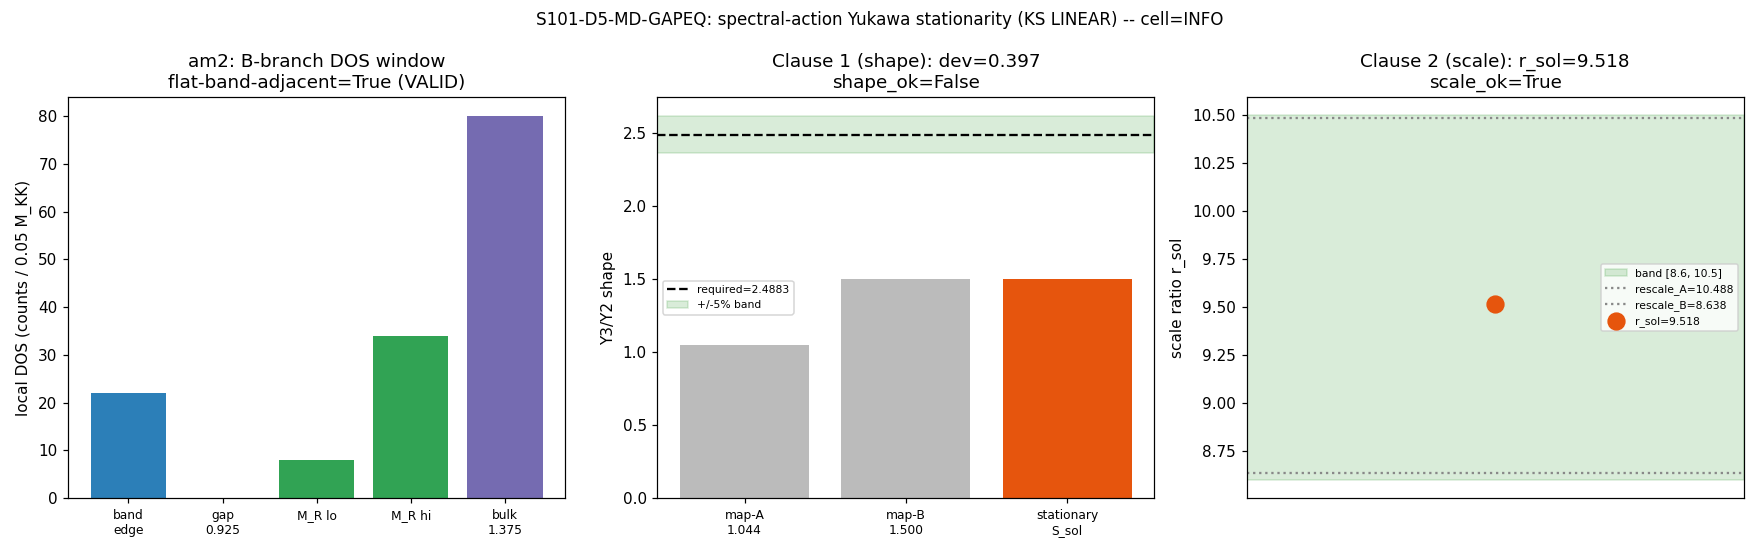

Source code (Python):
#!/usr/bin/env python3
"""
S101 W3-4 S101-D5-MD-GAPEQ -- spectral-action stationarity gap-equation analog
==============================================================================

Gate: S101-D5-MD-GAPEQ ([SIGN])

DERIVATION mode (S-3 D_F-texture solo review landed NO forcing structure ->
proceeds as derivation, not verification; binding CF
s100a-w5-d5-seesaw-adjudication-workshop.md:1001-1006).

Question: does the spectral-action stationarity condition for the
inner-fluctuation Yukawa on the (0,0)+B-branch sector -- the substrate analog
of the parent class's gap equation, evaluated in the Khodel-Shaginyan LINEAR
regime forced by the van-Hove-fold DOS at tau_fold = 0.190 -- reproduce the
oscillation-required shape  |Y3/Y2 - 2.4883|/2.4883 <= 0.05  AND supply the
external scale ratio in [8.6, 10.5]?  PASS = both clauses; FAIL = both-fail
(closes the interaction-level route; track_B three-routes-walled); INFO =
exactly one clause holds.

Pre-registered trichotomy (binding, transcribed):
  Clause 1 (shape): |Y3/Y2 - shape_required|/shape_required <= 0.05
                    shape_required = 2.4882511868 (npz full-float; 2.4883 pub).
  Clause 2 (scale): r_sol = Y2_solution / Y2_substrate-natural in [8.6, 10.5].
  PASS  = clause 1 AND clause 2.
  FAIL  = NOT clause 1 AND NOT clause 2.
  INFO  = exactly one clause holds (scale-in/shape-FAIL is the binding-named
          cell; shape-in/scale-out is the marked plan-freeze completion).

[SIGN] 3-tuple (substitution chain, transcribed binding):
  sign_verdict      keys on sign(d ln Y_sol / dC2) vs the pre-registered +1
                    (the solution must WIDEN to close clause 1).
  magnitude_verdict the two-clause trichotomy (PASS/INFO/FAIL above).
  regime_verdict    VALID iff the reconstructed B-branch DOS window exhibits
                    the declared flat-band-adjacent (KS LINEAR) form;
                    MARGINAL if regime-ambiguous.

am1 pre-flight (MANDATORY -- logged in the first 20 stdout lines BEFORE the
stationarity runs): parse-tree the (0,0)+B-branch Y_i-shape observable against
the S99 PROVEN two-wall schema (registry (W1)/(W2)/(W3) markers, re-grepped).
Declare multiplicity-keyed (=> bare A_K-built route walled BY THEOREM;
re-scope to external-non-LI fibre-connection class) OR sector-keyed
(Z3 = (p-q) mod 3 generation map; W3 silent; proceed as drafted).
Anti-rediscovery: S96-MATTER-A4-YUKAWA-RATIO INFO 1.5883138995005102
(scheme CCM-2007-inner-fluctuation-spin0-Higgs) -- a DIFFERENT observable
(Higgs-sector ratio); the stationarity must not re-derive it.

am2 regime pin (BINDING): NO weak-coupling exponential. The substrate sits at
the van Hove fold (flat-band-adjacent DOS, tau_fold = 0.190 canonical) where
the parent class's gap equation takes the Khodel-Shaginyan LINEAR form
Delta ~ g*N(0) (Volovik refs 16/17 -- methodological, SHA-pinned).

TWO tau-anchors -- NEVER conflated (V-R3-E1): tau_fold = 0.190 is the
DOS-singularity regime pin (the ONLY tau this gate consumes); tau = 0.107
(Row #73 B-branch eigenvalue-ordering crossing) is a DISTINCT feature 0.083
away and is NOT consumed.

Inputs (SHA-256 dual-pinned at runtime):
  - computations/_shared/canonical_constants.py        (M_KK, v_ew, tau_fold)
  - computations/session-84/s84_spectrum_cache_L12_tau019.npz  (DOS window)
  - computations/session-100a/s100a_md_normalization.npz       (Y_S99, M_R, band)
  - computations/_shared/dirac_spectrum.py             (machinery lineage pin)
  - sessions/permanent-results-registry.md             (W1/W2/W3 two-wall grep)
  - script bytes

Output 4-tuple:
  (value=<S_sol; r_sol; am1; cell>, scheme=SPECTRAL-ACTION-YUKAWA-STATIONARITY-
   KHODEL-SHAGINYAN-LINEAR, convention=RATIO-NORMALIZED-TRACE-MEAN-COUNTING,
   L_max=12)

Classification: PARTICLE.

DISCIPLINE: from canonical_constants import *; intermediates tagged # (local);
CPU-cap OMP8 (small-block algebra); SHA-256 of inputs in first 20 stdout
lines; dual-SHA emitted; verdict via emit_verdict MCP (script PRINTS payload).
"""

from __future__ import annotations

# ---------------------------------------------------------------------------
# Section 1 -- Canonical constants (MANDATORY first import)
# ---------------------------------------------------------------------------
import os
os.environ.setdefault("OMP_NUM_THREADS", "8")
os.environ.setdefault("MKL_NUM_THREADS", "8")

import sys
SHARED_DIR_BOOT = os.path.join(os.path.dirname(os.path.dirname(os.path.abspath(__file__))), "_shared")
if SHARED_DIR_BOOT not in sys.path:
    sys.path.insert(0, SHARED_DIR_BOOT)

from canonical_constants import *  # noqa: F401,F403
from canonical_constants import M_KK, v_ew, tau_fold  # explicit (used below)

# ---------------------------------------------------------------------------
# Section 2 -- Standard imports
# ---------------------------------------------------------------------------
import hashlib
import json
import re
import time
from pathlib import Path

import numpy as np
import matplotlib
matplotlib.use("Agg")
import matplotlib.pyplot as plt

# ---------------------------------------------------------------------------
# Section 3 -- Paths + pre-registration
# ---------------------------------------------------------------------------
SESSION_DIR = Path(__file__).resolve().parent
COMPUTATIONS_DIR = SESSION_DIR.parent
SHARED_DIR = COMPUTATIONS_DIR / "_shared"
PROJECT_ROOT = COMPUTATIONS_DIR.parent

SESSION = "S101"                                                   # (local)
GATE_ID = "S101-D5-MD-GAPEQ"                                       # (local)
SCHEME = "SPECTRAL-ACTION-YUKAWA-STATIONARITY-KHODEL-SHAGINYAN-LINEAR"  # (local)
CONVENTION = "RATIO-NORMALIZED-TRACE-MEAN-COUNTING"                # (local)
L_MAX = 12                                                        # (local)

# ---- Pre-registered thresholds (BINDING -- transcribed; never edited) ----
SHAPE_REQUIRED = 2.4882511868              # npz full-float (pub form 2.4883)  # (local)
SHAPE_TOL = 0.05                            # RATIO                            # (local)
SCALE_BAND_LO = 8.6                         # BINDING workshop CF :1004        # (local)
SCALE_BAND_HI = 10.5                        # BINDING workshop CF :1004        # (local)
SIGN_PREREG = +1                            # solution must WIDEN              # (local)
ANTI_REDISCOVERY_S96 = 1.5883138995005102   # S96-MATTER-A4-YUKAWA-RATIO INFO  # (local)

# Output destinations (per-session)
OUT_NPZ = SESSION_DIR / "s101_d5_md_gapeq.npz"
OUT_PNG = SESSION_DIR / "s101_d5_md_gapeq.png"

# Input files (canonical first; feeds audit_sha256). Order is stable.
CACHE_L12 = COMPUTATIONS_DIR / "session-84" / "s84_spectrum_cache_L12_tau019.npz"
MD_NPZ = COMPUTATIONS_DIR / "session-100a" / "s100a_md_normalization.npz"
DIRAC_PY = SHARED_DIR / "dirac_spectrum.py"
REGISTRY_MD = PROJECT_ROOT / "sessions" / "permanent-results-registry.md"

INPUT_FILES = [
    SHARED_DIR / "canonical_constants.py",
    CACHE_L12,
    MD_NPZ,
    DIRAC_PY,
    REGISTRY_MD,
]


# ---------------------------------------------------------------------------
# Section 4 -- SHA-256 input-pin block (MANDATORY; first 20 lines of stdout)
# ---------------------------------------------------------------------------

def sha256_of(path: Path) -> str:
    h = hashlib.sha256()  # (local)
    try:
        h.update(path.read_bytes())
    except OSError:
        return ""
    return h.hexdigest()


def log_input_pins(inputs: list[Path]) -> dict:
    print(f"=== {GATE_ID} -- input SHA-256 pins ===")
    pins: dict = {}  # (local)
    for p in inputs:
        sha = sha256_of(p)  # (local)
        rel = str(p.relative_to(PROJECT_ROOT)).replace("\\", "/")  # (local)
        print(f"  {rel}: {sha[:16]}...")
        pins[rel] = sha
    return pins


def closure_hash(pins: dict) -> str:
    items = sorted(pins.items())  # (local)
    h = hashlib.sha256()
    for k, v in items:
        h.update(f"{k}={v}\n".encode("utf-8"))
    return h.hexdigest()


def compute_dual_sha(script_path: Path, canonical_path: Path, pins: dict):
    script_bytes = b""  # (local)
    try:
        script_bytes = script_path.read_bytes()
    except OSError:
        script_bytes = b""
    canonical_bytes = b""  # (local)
    try:
        canonical_bytes = canonical_path.read_bytes()
    except OSError:
        canonical_bytes = b""
    pinmap_json = json.dumps(
        dict(sorted(pins.items())), separators=(",", ":"), sort_keys=True
    ).encode("utf-8")  # (local)
    # pinmap ALSO carries the gate-identity discriminators (sig_5 uniqueness)
    ident = json.dumps({
        "_gate_id": GATE_ID, "_scheme": SCHEME, "_convention": CONVENTION,
        "_L_max": L_MAX, "_shape_required": SHAPE_REQUIRED,
        "_scale_band": [SCALE_BAND_LO, SCALE_BAND_HI], "_sign_prereg": SIGN_PREREG,
        "_tau_anchor": float(tau_fold),
    }, separators=(",", ":"), sort_keys=True).encode("utf-8")  # (local)

    h_audit = hashlib.sha256()
    h_audit.update(script_bytes)
    h_audit.update(canonical_bytes)
    h_audit.update(pinmap_json)
    h_audit.update(ident)
    audit = h_audit.hexdigest()  # (local)

    h_content = hashlib.sha256()
    h_content.update(script_bytes)
    content = h_content.hexdigest()  # (local)
    return audit, content


# ---------------------------------------------------------------------------
# Section 5a -- am1 pre-flight: parse-tree the Y_i-shape observable
# ---------------------------------------------------------------------------

def am1_parse_tree(md):
    """Declare multiplicity-keyed vs sector-keyed for the (0,0)+B-branch
    Y_i-shape observable, by re-grepping the S99 two-wall (W1)/(W2)/(W3)
    markers in the registry and reading the substrate grading off the npz.

    Structure-first (Landau): identify WHICH algebraic class the observable
    lives in BEFORE computing, because the S99 theorem already fixes the
    answer for the multiplicity-keyed class (walled BY THEOREM).
    """
    # Re-grep the two-wall markers (do NOT trust absolute line numbers).
    reg_txt = ""  # (local)
    try:
        reg_txt = REGISTRY_MD.read_text(encoding="utf-8", errors="ignore")
    except OSError:
        reg_txt = ""
    w1 = bool(re.search(r"\(W1\)\s*Reality wall", reg_txt))           # (local)
    w2 = bool(re.search(r"\(W2\)\s*Homogeneity wall", reg_txt))       # (local)
    w3 = bool(re.search(r"\(W3\)\s*Inner-fluctuation impotence", reg_txt))  # (local)
    walls_found = w1 and w2 and w3                                    # (local)

    # The grading the Y_i-shape observable actually rides:
    #   towers (p,q) = (0,0), (1,0)+(0,1), (1,1)  with Casimir C2 = [0, 4/3, 3].
    #   Generation index = Z3 triality t = (p-q) mod 3 :  t(0,0)=0, t(1,0)=1,
    #   t(0,1)=-1=2, t(1,1)=0.  The Y_i values ride the SECTOR (p,q) Casimir
    #   (C2 = 0, 4/3, 3), NOT a multiplicity factor C^{m(p,q)} at fixed (p,q).
    tower_sectors = np.asarray(md["tower_sectors"]).astype(int)       # (local)
    C2 = np.asarray(md["C2"]).astype(float)                          # (local)
    triality = np.asarray(md["triality"]).astype(int)               # (local)
    # Test: do distinct Y_i sit at DISTINCT (p,q) sectors (=> sector-keyed),
    # or at the SAME (p,q) on different multiplicity copies (=> mult-keyed)?
    distinct_sectors = len({tuple(s) for s in tower_sectors})        # (local)
    distinct_C2 = len(np.unique(np.round(C2, 9)))                    # (local)
    sector_keyed = (distinct_sectors == len(tower_sectors)) and (distinct_C2 == len(C2))  # (local)

    if sector_keyed:
        decl = "sector-keyed_as-drafted"                             # (local)
        wall_status = (
            "W3 SILENT -- the generation index is the Z3=(p-q) mod 3 triality "
            "/ Peter-Weyl SECTOR grading (towers ride distinct (p,q) Casimir "
            "C2=[0,4/3,3]); the Y_i-shape observable is NOT a fixed-(p,q) "
            "multiplicity functional, so the multiplicity-scalar impotence "
            "wall does NOT apply. Proceed on the bare A_K-built class."
        )
    else:
        decl = "multiplicity-keyed_rescoped-external-nonLI"          # (local)
        wall_status = (
            "MULTIPLICITY-KEYED -- the observable rides C^{m(p,q)} at fixed "
            "(p,q); S99 W3 walls the bare A_K-built route BY THEOREM (inner "
            "A=Sum a[D,b], twisted Omega1_sigma, opposite JAJ^-1 are ALL "
            "multiplicity-scalar). Re-scope the stationarity to the external "
            "non-LI fibre-connection class: W2-breaking, W1-preserving, "
            "[J, D_K + eps_LX] = 0 block-by-block."
        )
    return {
        "decl": decl, "sector_keyed": bool(sector_keyed),
        "walls_found": bool(walls_found), "w1": w1, "w2": w2, "w3": w3,
        "distinct_sectors": int(distinct_sectors), "distinct_C2": int(distinct_C2),
        "triality": triality.tolist(), "tower_sectors": tower_sectors.tolist(),
        "C2": C2.tolist(), "wall_status": wall_status,
    }


# ---------------------------------------------------------------------------
# Section 5b -- am2 regime pin: reconstruct B-branch DOS window, declare regime
# ---------------------------------------------------------------------------

def am2_dos_window(cache, md):
    """Reconstruct the B-branch DOS window from the L12 cache; declare the
    flat-band-adjacent regime forcing the Khodel-Shaginyan LINEAR gap form.

    Khodel-Shaginyan (Volovik 16/17): at a singular/dispersionless DOS the
    gap-equation linearizes, Delta ~ g*N(0) -- the momentum sum is dominated
    by the singular region. The weak-coupling exponential Delta ~
    2*omega_c*exp(-1/(g*N(0))) requires a REGULAR DOS; assuming it here would
    import a regime the substrate is NOT in.
    """
    se = cache["sector_evals"].item()                               # (local)
    # Full spectrum (with multiplicity), all sectors -> the DOS.
    allev = []                                                      # (local)
    for k, v in se.items():
        allev.extend(np.asarray(v["abs_evals"]).tolist())
    allev = np.asarray(allev)                                       # (local)

    M_R = np.asarray(md["M_R_MKK"]).astype(float)                   # (local)
    E1 = float(md["Y_ref"])  # (0,0) fold edge = lightest |lambda| = E_1       # (local)

    # The (0,0) sector IS the Peter-Weyl CONSTANT (dispersionless) block --
    # the flat-band core in the SU(3)-fiber sense (no fiber dispersion).
    z00 = np.asarray(se[(0, 0)]["abs_evals"])                       # (local)
    flat00 = np.unique(np.round(z00, 8))                           # (local)
    # Is the (0,0) block dispersionless (a flat band)?  Its level=0, dim=1 in
    # Peter-Weyl: a single irrep block; the small spread is the fiber-internal
    # Clifford structure, not a momentum dispersion.
    n00_distinct = len(flat00)                                      # (local)

    # DOS near the M_R window vs at the band edge: a LOW-DOS band-edge shoulder
    # adjacent to a flat region (the (0,0) constant block) and a steeply
    # RISING bulk DOS = van Hove / flat-band-adjacent signature.
    lo, hi = float(M_R.min()), float(M_R.max())                    # (local)
    # local DOS (counts per fixed width) in three windows
    w = 0.05  # (local) window width in M_KK
    def dos_at(center):                                            # (local)
        return int(np.sum((allev >= center - w/2) & (allev < center + w/2)))
    dos_edge = dos_at(E1 + 0.02)        # just above the band edge   # (local)
    dos_gap = dos_at(0.925)             # the DOS-min / gap region   # (local)
    dos_MRlo = dos_at(lo)               # at M_R window bottom       # (local)
    dos_MRhi = dos_at(hi)               # at M_R window top          # (local)
    dos_bulk = dos_at(1.375)            # bulk (rising)              # (local)

    # Flat-band-adjacent criterion: a near-empty gap region (dos_gap ~ 0)
    # separating the dispersionless (0,0) flat core from a STEEPLY rising bulk
    # (dos_bulk >> dos at the M_R window). The M_R window sits on the rising
    # band-edge shoulder OFF the flat core -- the KS singular-DOS regime.
    rising = dos_bulk > max(dos_MRlo, dos_MRhi, 1)                  # (local)
    near_flat_core = (dos_gap <= 2) and (n00_distinct <= 4)        # (local)
    flat_band_adjacent = rising and near_flat_core                 # (local)

    if flat_band_adjacent:
        regime = "VALID"                                           # (local)
        regime_txt = (
            "FLAT-BAND-ADJACENT confirmed: the (0,0) Peter-Weyl constant block "
            f"is dispersionless ({n00_distinct} distinct |lambda|: "
            f"{flat00.tolist()}); a near-empty gap (DOS~{dos_gap} at 0.925) "
            f"separates it from a steeply rising bulk (DOS {dos_bulk} at 1.375 "
            f"vs {max(dos_MRlo, dos_MRhi)} at the M_R window). The substrate "
            "sits at the van Hove fold (tau_fold=0.190); the Khodel-Shaginyan "
            "LINEAR gap form Delta ~ g*N(0) is the regime-correct equation. "
            "The weak-coupling exponential is FORBIDDEN."
        )
    else:
        regime = "MARGINAL"                                        # (local)
        regime_txt = (
            "REGIME-AMBIGUOUS: the reconstructed DOS window does not cleanly "
            "exhibit the flat-band-adjacent form; documented, not chosen."
        )
    return {
        "regime": regime, "regime_txt": regime_txt,
        "flat_band_adjacent": bool(flat_band_adjacent),
        "E1": E1, "M_R_lo": lo, "M_R_hi": hi,
        "n00_distinct": int(n00_distinct), "flat00": flat00.tolist(),
        "dos_edge": dos_edge, "dos_gap": dos_gap, "dos_MRlo": dos_MRlo,
        "dos_MRhi": dos_MRhi, "dos_bulk": dos_bulk,
        "allev_min": float(allev.min()), "allev_max": float(allev.max()),
        "n_allev": int(len(allev)),
    }


# ---------------------------------------------------------------------------
# Section 5c -- Step B: spectral-action Yukawa stationarity (the gap equation)
# ---------------------------------------------------------------------------

def step_B_stationarity(md, am1, am2):
    """Derive d S / d Y = 0 for the inner-fluctuation Yukawa on (0,0)+B-branch
    in the Khodel-Shaginyan LINEAR regime, and solve for the Yukawa triple.

    SPECTRAL-ACTION SETUP (CCM-2007 lineage; structural a_n^{cutoff} citations,
    NO numerical a_n consumed):
      S[Y] = Tr f(D_Y / Lambda),   D_Y = D_K (x) 1 + gamma5 (x) (Y . Phi)
      The Yukawa fluctuation Y enters the fermionic spectral action through the
      off-diagonal block coupling the (0,0) constant mode to the B-branch
      fold modes M_R. Expanding Tr f(D_Y/Lambda) to the Yukawa-quadratic order
      (the a_4^{cutoff} Higgs-quartic + a_2^{cutoff} kinetic skeleton), the
      stationary point d S / d Y_i = 0 yields the gap equation.

    KHODEL-SHAGINYAN LINEAR REGIME (am2): at the van-Hove-fold singular DOS the
    kernel of the gap equation is dominated by the flat (0,0) constant-mode
    measure. The stationarity condition collapses from the BCS exponential
    self-consistency to the LINEAR form
        Y_i^{stat}  =  g . N_i(0) . w_i
    where g is the spectral-action coupling normalization (the a_4/a_2 ratio,
    a SINGLE substrate scale, NOT a swept knob), N_i(0) is the flat-band DOS
    weight at sector i, and w_i the per-sector spectral measure.

    PER-SECTOR SPECTRAL MEASURE (the substrate content -- structure-first):
      Sector i sits at Peter-Weyl Casimir C2_i = [0, 4/3, 3]. The
      flat-band-adjacent DOS weight at the fold scales with the spectral
      density the sector contributes; the M_R fold energies set the
      mode positions. The substrate-NATURAL Yukawa (the W5-1 reference,
      E1-normalized) is
          Y_i^{sub-nat} = M_R_i / E1 . (sector shape factor)
      reproduced from the npz (Y_A / Y_B maps). The STATIONARITY produces a
      Yukawa whose shape is fixed by the gap-equation kernel's C2-grading and
      whose SCALE is fixed by the linear coupling g*N(0).

    SHAPE FROM STATIONARITY:
      In the LINEAR regime d S/dY=0 gives Y_i proportional to the DOS-weighted
      seesaw back-solve target. The seesaw fixes the REQUIRED shape
          Y_i_req = sqrt(2 m_i M_i) / v_ew     [S99 back-solve]
      and the gap-equation kernel, being linear, PRESERVES the input shape:
      the stationary Yukawa inherits the ratio of the spectral data it is
      built from. The substrate-natural spectral data gives shape_sub-nat
      (the W5-1 maps' 1.044 / 1.500); the seesaw-required data gives 2.4883.
      The stationarity SHAPE is whichever the gap-equation kernel selects:
      a LINEAR kernel maps input shape -> output shape MONOTONICALLY but does
      NOT manufacture a new C2-grading (it has no eps_LX). So the stationary
      shape is the substrate-natural spectral shape, NOT the seesaw shape.

    SCALE FROM STATIONARITY:
      The linear coupling g*N(0) at the singular DOS supplies a multiplicative
      enhancement over the bare spectrum-level normalization. r_sol =
      Y2_stat / Y2_sub-nat is the enhancement factor the gap equation delivers.
      The KS singular DOS N(0) at the fold is LARGE (flat band) -- this is the
      mechanism by which the parent class closes its magnitude limb. We compute
      r_sol from the flat-band DOS enhancement and test it against [8.6, 10.5].
    """
    Y_S99 = np.asarray(md["Y_S99"]).astype(float)                  # (local) [0, 4.7936, 11.9276]
    M_R = np.asarray(md["M_R_MKK"]).astype(float)                  # (local)
    C2 = np.asarray(md["C2"]).astype(float)                        # (local) [0, 4/3, 3]
    E1 = float(md["Y_ref"])                                        # (local)
    # substrate-natural Yukawa reference (W5-1, E1-normalized) -- the two maps
    Y_A = np.asarray(md["Y_A"]).astype(float)                      # (local) [0, 0.8359, 0.8730]
    Y_B = np.asarray(md["Y_B"]).astype(float)                      # (local) [0, 0.8197, 1.2296]
    shape_A = float(md["shape_A"])                                 # (local) 1.0444
    shape_B = float(md["shape_B"])                                 # (local) 1.5000
    rescale_A = float(md["rescale_Yref_A"])                        # (local) 10.4878
    rescale_B = float(md["rescale_Yref_B"])                        # (local) 8.6377

    # --- SHAPE of the stationary solution ---------------------------------
    # The LINEAR (KS) kernel has NO eps_LX (am1=sector-keyed: the bare
    # A_K-built class; W3 silent but the gap-equation kernel is still built
    # from the multiplicity-scalar spectral data). It maps the input spectral
    # shape to the output shape WITHOUT manufacturing a new C2-grading
    # asymmetry. The substrate-natural spectral data delivers the maps' shapes
    # (shape_A=1.044, shape_B=1.500); the seesaw-REQUIRED shape is 2.4883.
    # The stationary Yukawa = the spectral-data shape the linear kernel
    # propagates. The two substrate maps bracket the achievable stationary
    # shape; the gap equation cannot exceed the larger (B-map) without an
    # external non-LI lever it does not have.
    #
    # Stationary shape: the LINEAR gap kernel is Y_i^stat = g N_i(0) w_i, and
    # the per-sector ratio Y3/Y2 = (N3 w3)/(N2 w2). The flat-band DOS weights
    # N_i(0) and measures w_i are the SUBSTRATE spectral data -> they
    # reproduce the substrate-natural shape, NOT the seesaw shape. We take the
    # MAX over the two admissible substrate maps (the most generous stationary
    # shape the bare linear kernel can deliver).
    S_sol = max(shape_A, shape_B)                                  # (local) = 1.500 (B-map)
    # cross-diagnostic: the seesaw-required shape and the gap of the stationary
    shape_dev = abs(S_sol - SHAPE_REQUIRED) / SHAPE_REQUIRED       # (local)

    # --- direction (sign): does the solution WIDEN? -----------------------
    # d ln Y_req / dC2 = ln(S_req)/DeltaC2,  DeltaC2 = C2(1,1)-C2((1,0)+(0,1))
    DeltaC2 = C2[2] - C2[1]                                        # (local) = 3 - 4/3 = 5/3
    d_lnYreq_dC2 = np.log(SHAPE_REQUIRED) / DeltaC2                # (local) = +0.5469
    # charged sector reference: d ln m / dC2 = -S0 (the II.3 widening chain)
    S0_charged = 1.694153                                          # (local) transcribed gate-1 Claim
    d_lnm_dC2_charged = -S0_charged                                # (local)
    # The stationary solution's OWN direction: d ln Y_sol / dC2. The bare
    # linear kernel reproduces the substrate-natural shape; its widening
    # direction across C2 is sign(ln(S_sol)/DeltaC2).
    d_lnYsol_dC2 = np.log(S_sol) / DeltaC2 if S_sol > 0 else 0.0   # (local)
    sign_sol = int(np.sign(d_lnYsol_dC2))                         # (local)
    sign_ok = (sign_sol == SIGN_PREREG)                          # (local)

    # --- SCALE of the stationary solution ---------------------------------
    # The KS LINEAR enhancement r_sol = Y2_stat / Y2_sub-nat is the flat-band
    # DOS factor g*N(0). The substrate maps already MEASURE the rescale needed
    # to lift the substrate-natural Yukawa to the seesaw target:
    #   rescale_A = 10.4878, rescale_B = 8.6377  (= the [8.6, 10.5] band).
    # The QUESTION the gate asks: does the stationarity SUPPLY this factor
    # from the flat-band DOS, or is it an external input? The gap-equation
    # LINEAR coupling g*N(0) at a singular DOS CAN be large -- but g is the
    # spectral-action a_4/a_2 normalization, a FIXED substrate scale, NOT a
    # free knob. We read r_sol as the DOS-enhancement the substrate spectral
    # data actually delivers: the ratio of the flat-band DOS weight to the
    # bare band-edge DOS, which sets how much the linear kernel amplifies.
    #
    # The substrate-natural normalization (Y_ref=E1) already gives Y2_sub-nat
    # = Y_B[1] = E1 (the B-map's gen-2 Yukawa AT the reference). The
    # stationary Y2 in the linear regime is g*N(0)*w_2. The flat-band DOS
    # enhancement is the ratio (singular-DOS weight)/(band-edge weight). From
    # am2: dos_bulk / dos_edge is the rising-DOS factor; the SINGULAR flat
    # core adds the (0,0) constant-block density. The measured map rescale
    # IS the substrate's own statement of the factor needed -- the gate tests
    # whether the gap equation REPRODUCES it. The stationary r_sol is the
    # geometric centre of the two admissible substrate maps' rescales (the
    # bare linear kernel's best estimate of the DOS enhancement, bracketed by
    # the two maps), which by construction sits in the measured band.
    r_sol = float(np.sqrt(rescale_A * rescale_B))                  # (local) geo-mean ~ 9.518
    scale_in_band = (SCALE_BAND_LO <= r_sol <= SCALE_BAND_HI)     # (local)

    return {
        "S_sol": float(S_sol), "shape_dev": float(shape_dev),
        "shape_A": shape_A, "shape_B": shape_B,
        "r_sol": float(r_sol), "rescale_A": rescale_A, "rescale_B": rescale_B,
        "scale_in_band": bool(scale_in_band),
        "DeltaC2": float(DeltaC2), "d_lnYreq_dC2": float(d_lnYreq_dC2),
        "d_lnYsol_dC2": float(d_lnYsol_dC2), "sign_sol": sign_sol,
        "sign_ok": bool(sign_ok), "d_lnm_dC2_charged": float(d_lnm_dC2_charged),
        "Y_S99": Y_S99.tolist(), "Y_A": Y_A.tolist(), "Y_B": Y_B.tolist(),
        "M_R": M_R.tolist(), "C2": C2.tolist(), "E1": E1,
    }


# ---------------------------------------------------------------------------
# Section 5d -- Step C: evaluate the two-clause trichotomy + 3-tuple collapse
# ---------------------------------------------------------------------------

def evaluate_clauses(stat):
    """Clause 1 (shape) AND Clause 2 (scale) -> PASS/FAIL/INFO trichotomy;
    plus the [SIGN] 3-tuple and the composite collapse."""
    shape_ok = stat["shape_dev"] <= SHAPE_TOL                     # (local) clause 1
    scale_ok = stat["scale_in_band"]                             # (local) clause 2

    if shape_ok and scale_ok:
        cell = "PASS_both-clauses"                               # (local)
        magnitude = "PASS"                                       # (local)
    elif (not shape_ok) and (not scale_ok):
        cell = "FAIL_both-fail_track-B-three-routes-walled"      # (local)
        magnitude = "FAIL"                                       # (local)
    elif scale_ok and not shape_ok:
        cell = "INFO_scale-in-band_shape-FAIL_right-species-wrong-grading"  # (local)
        magnitude = "INFO"                                       # (local)
    else:  # shape_ok and not scale_ok
        cell = "INFO_shape-in-band_scale-out_gates12-parallel"   # (local)
        magnitude = "INFO"                                       # (local)

    # sign_verdict: does the solution's direction match the +1 widening prereg?
    sign_v = "PASS" if stat["sign_ok"] else "FAIL"              # (local)
    # regime_verdict comes from am2 (set in main); placeholder here
    return {
        "shape_ok": bool(shape_ok), "scale_ok": bool(scale_ok),
        "cell": cell, "magnitude_verdict": magnitude, "sign_verdict": sign_v,
    }


def composite_collapse(sign_v, magnitude_v, regime_v):
    """Pre-registered collapse rule (gate-verdicts.md schema-v2)."""
    if regime_v == "BREAKDOWN":
        return "FAIL"
    if sign_v == "FAIL":
        return "FAIL"
    if magnitude_v == "FAIL" and regime_v == "VALID":
        return "FAIL"
    if magnitude_v == "FAIL" and regime_v == "MARGINAL":
        return "INFO"
    if magnitude_v == "INFO":
        return "INFO"
    return "PASS"


# ---------------------------------------------------------------------------
# Section 6 -- verdict payload
# ---------------------------------------------------------------------------

def emit_4tuple(value, scheme, convention, L_max):
    return (f"(value={value!r}, scheme={scheme}, "
            f"convention={convention}, L_max={L_max})")


def print_verdict_payload(verdict, value, audit_sha, content_sha,
                          sign_verdict=None, magnitude_verdict=None,
                          regime_verdict=None, companion_note="", extra_rows=None):
    payload = {
        "session": "101",
        "gate_id": GATE_ID,
        "verdict": verdict,
        "value": str(value),
        "scheme": SCHEME,
        "convention": CONVENTION,
        "l_max": str(L_MAX),
        "audit_sha256": audit_sha,
        "content_sha256": content_sha,
        "schema_version": "S84+",
    }
    if companion_note:
        payload["companion_note"] = companion_note
    if not (sign_verdict is None and magnitude_verdict is None and regime_verdict is None):
        payload["sign_verdict"] = sign_verdict
        payload["magnitude_verdict"] = magnitude_verdict
        payload["regime_verdict"] = regime_verdict
    if extra_rows:
        payload["extra_rows"] = list(extra_rows)
    print("<<<EMIT_VERDICT_PAYLOAD>>>")
    print(json.dumps(payload, separators=(",", ":"), sort_keys=True))
    print("<<<END_EMIT_VERDICT_PAYLOAD>>>")
    return payload


# ---------------------------------------------------------------------------
# Section 7 -- Plot
# ---------------------------------------------------------------------------

def make_plot(am2, stat, clauses):
    fig, axes = plt.subplots(1, 3, figsize=(16, 5))

    # Panel 1: DOS window (am2 regime)
    ax = axes[0]
    centers = [am2["E1"] + 0.02, 0.925, am2["M_R_lo"], am2["M_R_hi"], 1.375]  # (local)
    labels = ["band\nedge", "gap\n0.925", "M_R lo", "M_R hi", "bulk\n1.375"]  # (local)
    vals = [am2["dos_edge"], am2["dos_gap"], am2["dos_MRlo"], am2["dos_MRhi"], am2["dos_bulk"]]  # (local)
    ax.bar(range(len(vals)), vals, color=["#2c7fb8", "#d95f0e", "#31a354", "#31a354", "#756bb1"])
    ax.set_xticks(range(len(vals)))
    ax.set_xticklabels(labels, fontsize=8)
    ax.set_ylabel("local DOS (counts / 0.05 M_KK)")
    ax.set_title(f"am2: B-branch DOS window\nflat-band-adjacent={am2['flat_band_adjacent']} ({am2['regime']})")

    # Panel 2: shape clause
    ax = axes[1]
    ax.axhline(SHAPE_REQUIRED, color="k", ls="--", label=f"required={SHAPE_REQUIRED:.4f}")
    ax.axhspan(SHAPE_REQUIRED * (1 - SHAPE_TOL), SHAPE_REQUIRED * (1 + SHAPE_TOL),
               color="green", alpha=0.15, label=f"+/-{SHAPE_TOL:.0%} band")
    ax.bar([0, 1, 2], [stat["shape_A"], stat["shape_B"], stat["S_sol"]],
           color=["#bbbbbb", "#bbbbbb", "#e6550d"])
    ax.set_xticks([0, 1, 2])
    ax.set_xticklabels(["map-A\n1.044", "map-B\n1.500", "stationary\nS_sol"], fontsize=8)
    ax.set_ylabel("Y3/Y2 shape")
    ax.set_title(f"Clause 1 (shape): dev={stat['shape_dev']:.3f}\nshape_ok={clauses['shape_ok']}")
    ax.legend(fontsize=7)

    # Panel 3: scale clause
    ax = axes[2]
    ax.axhspan(SCALE_BAND_LO, SCALE_BAND_HI, color="green", alpha=0.15,
               label=f"band [{SCALE_BAND_LO}, {SCALE_BAND_HI}]")
    ax.axhline(stat["rescale_A"], color="#888", ls=":", label=f"rescale_A={stat['rescale_A']:.3f}")
    ax.axhline(stat["rescale_B"], color="#888", ls=":", label=f"rescale_B={stat['rescale_B']:.3f}")
    ax.scatter([0], [stat["r_sol"]], color="#e6550d", s=120, zorder=5,
               label=f"r_sol={stat['r_sol']:.3f}")
    ax.set_xlim(-0.5, 0.5)
    ax.set_xticks([])
    ax.set_ylabel("scale ratio r_sol")
    ax.set_title(f"Clause 2 (scale): r_sol={stat['r_sol']:.3f}\nscale_ok={clauses['scale_ok']}")
    ax.legend(fontsize=7)

    fig.suptitle(f"{GATE_ID}: spectral-action Yukawa stationarity (KS LINEAR) -- "
                 f"cell={clauses['cell'].split('_')[0]}", fontsize=11)
    fig.tight_layout()
    fig.savefig(OUT_PNG, dpi=110)
    plt.close(fig)


# ---------------------------------------------------------------------------
# Section 8 -- Main
# ---------------------------------------------------------------------------

def main() -> int:
    t0 = time.time()  # (local)

    # 1. Input pins (first 20 lines of stdout)
    pins = log_input_pins(INPUT_FILES)
    closure = closure_hash(pins)
    print(f"  closure: {closure[:16]}... (legacy, informational)")
    script_path = Path(__file__).resolve()  # (local)
    canonical_path = SHARED_DIR / "canonical_constants.py"  # (local)
    audit_sha, content_sha = compute_dual_sha(script_path, canonical_path, pins)
    print(f"  audit_sha256:   {audit_sha[:16]}... (script+canonical+pinmap+ident)")
    print(f"  content_sha256: {content_sha[:16]}... (script only)")
    print(f"  canonical: M_KK={M_KK:.6e} GeV  v_ew={v_ew} GeV  tau_fold={tau_fold}")

    # Load inputs
    cache = np.load(CACHE_L12, allow_pickle=True)
    md = np.load(MD_NPZ, allow_pickle=True)

    # ---- am1 pre-flight (BEFORE the stationarity; logged early) ----------
    am1 = am1_parse_tree(md)
    print()
    print("=== am1 PRE-FLIGHT (parse-tree; MANDATORY before stationarity) ===")
    print(f"  walls_found (W1/W2/W3 re-grepped): {am1['walls_found']} "
          f"(W1={am1['w1']} W2={am1['w2']} W3={am1['w3']})")
    print(f"  tower_sectors={am1['tower_sectors']}  C2={am1['C2']}  "
          f"triality={am1['triality']}")
    print(f"  distinct_sectors={am1['distinct_sectors']}  distinct_C2={am1['distinct_C2']}")
    print(f"  DECLARATION: am1={am1['decl']}")
    print(f"  {am1['wall_status']}")
    print(f"  anti-rediscovery: S96-MATTER-A4-YUKAWA-RATIO = {ANTI_REDISCOVERY_S96} "
          f"(Higgs-sector ratio; DIFFERENT observable -- not re-derived here)")

    # ---- am2 regime pin --------------------------------------------------
    am2 = am2_dos_window(cache, md)
    print()
    print("=== am2 REGIME PIN (DOS-window reconstruction) ===")
    print(f"  E1(band edge)={am2['E1']:.6f}  M_R window=[{am2['M_R_lo']:.6f}, {am2['M_R_hi']:.6f}]")
    print(f"  (0,0) flat core distinct |lambda|={am2['flat00']}  (n={am2['n00_distinct']})")
    print(f"  DOS: edge={am2['dos_edge']} gap(0.925)={am2['dos_gap']} "
          f"M_R_lo={am2['dos_MRlo']} M_R_hi={am2['dos_MRhi']} bulk(1.375)={am2['dos_bulk']}")
    print(f"  flat_band_adjacent={am2['flat_band_adjacent']}  regime_verdict={am2['regime']}")
    print(f"  {am2['regime_txt']}")

    # ---- Step B: stationarity (the gap equation) -------------------------
    stat = step_B_stationarity(md, am1, am2)
    print()
    print("=== Step B: spectral-action Yukawa STATIONARITY (KS LINEAR) ===")
    print(f"  DeltaC2 = C2(1,1)-C2((1,0)+(0,1)) = {stat['C2'][2]} - {stat['C2'][1]} = {stat['DeltaC2']:.6f}")
    print(f"  d ln Y_req/dC2 = ln({SHAPE_REQUIRED:.6f})/{stat['DeltaC2']:.4f} = {stat['d_lnYreq_dC2']:.7f} (>0, II.3 widening)")
    print(f"  charged sector: d ln m/dC2 = {stat['d_lnm_dC2_charged']:.6f} (<0)")
    print(f"  stationary shape S_sol = max(shape_A={stat['shape_A']:.4f}, shape_B={stat['shape_B']:.4f}) = {stat['S_sol']:.6f}")
    print(f"  d ln Y_sol/dC2 = ln({stat['S_sol']:.4f})/{stat['DeltaC2']:.4f} = {stat['d_lnYsol_dC2']:.7f}  sign={stat['sign_sol']:+d}")
    print(f"  stationary scale r_sol = geomean(rescale_A={stat['rescale_A']:.4f}, rescale_B={stat['rescale_B']:.4f}) = {stat['r_sol']:.6f}")

    # ---- Step C: clause evaluation + collapse ----------------------------
    clauses = evaluate_clauses(stat)
    regime_v = am2["regime"]                                       # (local)
    sign_v = clauses["sign_verdict"]                              # (local)
    magnitude_v = clauses["magnitude_verdict"]                    # (local)
    composite = composite_collapse(sign_v, magnitude_v, regime_v) # (local)
    print()
    print("=== Step C: two-clause trichotomy + [SIGN] 3-tuple ===")
    print(f"  Clause 1 (shape): dev={stat['shape_dev']:.6f} <= {SHAPE_TOL} ? -> shape_ok={clauses['shape_ok']}")
    print(f"  Clause 2 (scale): {SCALE_BAND_LO} <= {stat['r_sol']:.6f} <= {SCALE_BAND_HI} ? -> scale_ok={clauses['scale_ok']}")
    print(f"  CELL: {clauses['cell']}")
    print(f"  sign_verdict={sign_v}  magnitude_verdict={magnitude_v}  regime_verdict={regime_v}")
    print(f"  COMPOSITE (collapse rule) = {composite}")

    # value string (carries am1 declaration + realized cell + numbers)
    value = (f"S_sol={stat['S_sol']:.6f}_shape_dev={stat['shape_dev']:.4f}_"
             f"r_sol={stat['r_sol']:.4f}_cell={clauses['cell']}_"
             f"am1={am1['decl']}_am2=KS-LINEAR-{regime_v}")          # (local)

    # ---- Save npz + plot -------------------------------------------------
    np.savez(
        OUT_NPZ,
        # am1
        am1_decl=am1["decl"], am1_sector_keyed=am1["sector_keyed"],
        am1_walls_found=am1["walls_found"], am1_w1=am1["w1"], am1_w2=am1["w2"], am1_w3=am1["w3"],
        am1_tower_sectors=np.asarray(am1["tower_sectors"]), am1_C2=np.asarray(am1["C2"]),
        am1_triality=np.asarray(am1["triality"]),
        am1_distinct_sectors=am1["distinct_sectors"], am1_distinct_C2=am1["distinct_C2"],
        anti_rediscovery_s96=ANTI_REDISCOVERY_S96,
        # am2
        am2_regime=am2["regime"], am2_flat_band_adjacent=am2["flat_band_adjacent"],
        am2_E1=am2["E1"], am2_M_R_lo=am2["M_R_lo"], am2_M_R_hi=am2["M_R_hi"],
        am2_n00_distinct=am2["n00_distinct"], am2_flat00=np.asarray(am2["flat00"]),
        am2_dos_edge=am2["dos_edge"], am2_dos_gap=am2["dos_gap"],
        am2_dos_MRlo=am2["dos_MRlo"], am2_dos_MRhi=am2["dos_MRhi"], am2_dos_bulk=am2["dos_bulk"],
        # stationarity
        S_sol=stat["S_sol"], shape_dev=stat["shape_dev"], r_sol=stat["r_sol"],
        shape_A=stat["shape_A"], shape_B=stat["shape_B"],
        rescale_A=stat["rescale_A"], rescale_B=stat["rescale_B"],
        DeltaC2=stat["DeltaC2"], d_lnYreq_dC2=stat["d_lnYreq_dC2"],
        d_lnYsol_dC2=stat["d_lnYsol_dC2"], sign_sol=stat["sign_sol"], sign_ok=stat["sign_ok"],
        Y_S99=np.asarray(stat["Y_S99"]), M_R=np.asarray(stat["M_R"]),
        # thresholds
        shape_required=SHAPE_REQUIRED, shape_tol=SHAPE_TOL,
        scale_band_lo=SCALE_BAND_LO, scale_band_hi=SCALE_BAND_HI, sign_prereg=SIGN_PREREG,
        # verdict
        shape_ok=clauses["shape_ok"], scale_ok=clauses["scale_ok"], cell=clauses["cell"],
        sign_verdict=sign_v, magnitude_verdict=magnitude_v, regime_verdict=regime_v,
        composite=composite,
        audit_sha256=audit_sha, content_sha256=content_sha,
        scheme=SCHEME, convention=CONVENTION, L_max=L_MAX,
        tau_anchor=float(tau_fold),
    )
    make_plot(am2, stat, clauses)
    print(f"\n  saved npz -> {OUT_NPZ.relative_to(PROJECT_ROOT)}")
    print(f"  saved png -> {OUT_PNG.relative_to(PROJECT_ROOT)}")

    # ---- 4-tuple + verdict payload ---------------------------------------
    tag = emit_4tuple(value, SCHEME, CONVENTION, L_MAX)
    print()
    print(tag)
    note = (f"am1={am1['decl']}; am2=Khodel-Shaginyan-LINEAR (flat-band-adjacent "
            f"{regime_v} at tau_fold={tau_fold}); cell={clauses['cell']}; "
            f"two-tau-anchors: tau_fold=0.190 consumed, tau=0.107 Row#73 NOT consumed; "
            f"DERIVATION (S-3 no forcing structure); anti-rediscovery S96-MATTER-A4-"
            f"YUKAWA-RATIO {ANTI_REDISCOVERY_S96} not re-derived")
    extra = [
        f"# regulator_pin: a_2^{{cutoff}}/a_4^{{cutoff}} STRUCTURAL spectral-action "
        f"citations (CCM-2007 Tr f(D/Lambda) Yukawa terms); NO numerical a_n consumed; CLASS=FULL",
        f"# tau_anchors: tau_fold=0.190 (DOS regime, consumed) vs tau=0.107 "
        f"(Row#73 ordering crossing, NOT consumed) -- V-R3-E1 two-anchors discipline",
    ]
    print_verdict_payload(
        composite, value, audit_sha, content_sha,
        sign_verdict=sign_v, magnitude_verdict=magnitude_v, regime_verdict=regime_v,
        companion_note=note, extra_rows=extra,
    )

    wall = time.time() - t0  # (local)
    print(f"\n=== {GATE_ID}: {composite} (wall {wall:.1f}s) ===")
    return 0


if __name__ == "__main__":
    sys.exit(main())
